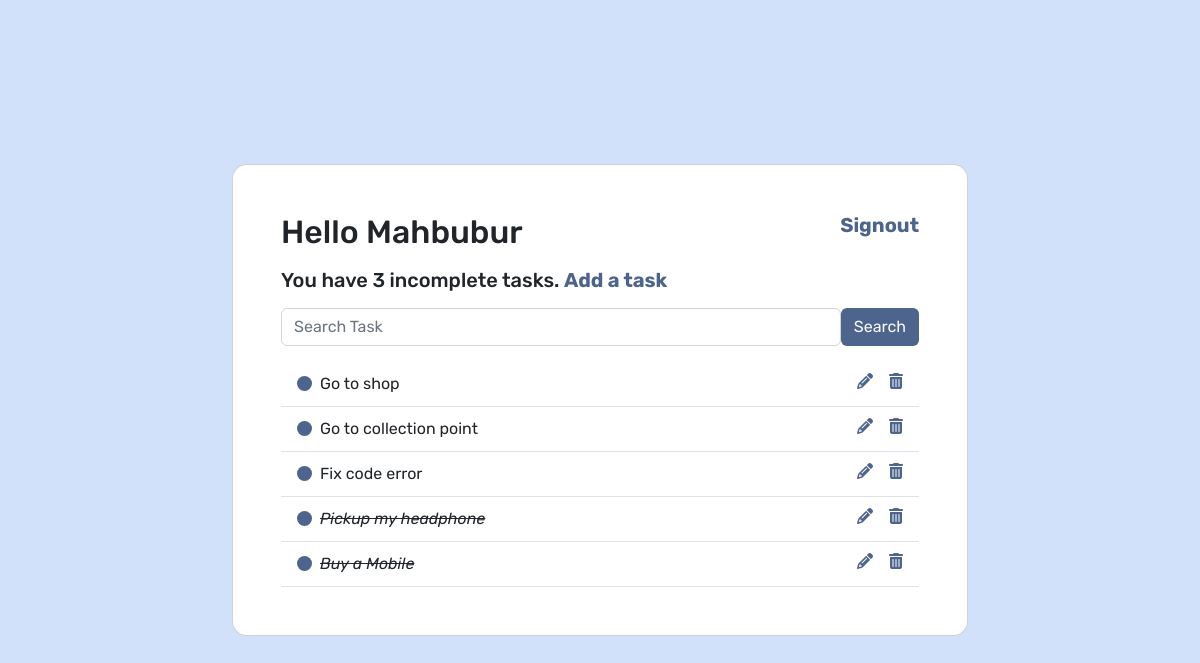
Screenshot of / (signed in) with the database file from the repository.
### Main/models.py (models this page shows)
class Task(models.Model):
    user = models.ForeignKey(User, on_delete=models.CASCADE, null=True, blank=True)
    title = models.CharField(max_length=200, null=True, blank=200)
    description = models.TextField(null=True, blank=True)
    complete = models.BooleanField(default=False)
    def __str__(self):
        return self.title
    class Meta:
        ordering = ['complete']

### Main/views.py (the view)
# urls.py: path('', TaskList.as_view(), name='task_list'),
class TaskList(LoginRequiredMixin, ListView):
    model = Task
    context_object_name = 'tasks'
    def get_context_data(self, **kwargs):
        context = super().get_context_data(**kwargs)
        context['tasks'] = context['tasks'].filter(user=self.request.user)
        context['count'] = context['tasks'].filter(complete=False).count()
        search_input = self.request.GET.get('search-area') or ''
        if search_input:
            context['tasks'] = context['tasks'].filter(title__startswith=search_input)
        context['search_input'] = search_input
        return context

### Main/templates/Main/task_list.html
{% extends 'base.html' %}
{% block content %}
<section class="vh-100" style="background-color: #D0E1F9;">
  <div class="container py-5 h-100">
    <div class="row d-flex justify-content-center align-items-center h-100">
      <div class="col col-xl-8">
        <div class="card" style="border-radius: 15px;">
          <div class="card-body p-5">
            <div class="d-flex justify-content-between">
              <h2 class="mb-3">Hello {{ request.user|title }}</h2>
              {% if request.user.is_authenticated %}
              <h5><a href="{% url 'signout' %}" class="text-decoration-none fw-bold custom-font-color">Signout</a></h5>
              {% else %}
              <a href="{% url 'signin' %}">Signin</a>
              {% endif %}
            </div>
            <h5>You have {{ count }} incomplete task{{ count|pluralize:"s" }}. <span><a href="{% url 'create' %}" class="text-decoration-none fw-bold custom-font-color">Add a task</a></span></h5>
            <form action="" method="GET" class='d-flex my-3'>
              <input type="text" class="form-control" name="search-area" placeholder="Search Task" value="{{ search_input }}">
              <button type="submit" class="btn custom-btn text-light">Search</button>
            </form>
            <ul class="list-group mb-0">
              {% for task in tasks %}
              <li class="list-group-item d-flex d-flex justify-content-between align-items-center border-start-0 border-top-0 border-end-0 border-bottom rounded-0 mb-0">
                <div class="d-flex align-items-center">
                    {% if task.complete %}
                    <div class="d-flex">
                        <div class="task-icon mt-1"></div>
                        <i class="ms-2"><s>{{ task }}</s></i>
                    </div>
                    {% else %}
                    <div class="d-flex">
                        <div class="task-icon mt-1"></div>
                        <div class="ms-2">{{ task }}</div>
                    </div>
                    {% endif %}
                </div>
                <div class="d-flex flex-row justify-content-end mb-1">
                    <a href="{% url 'edit' task.id %}" class="text-info" data-mdb-toggle="tooltip" title="Edit todo"><i
                        class="fas fa-pencil-alt me-3"></i></a>
                    <a href="{% url 'delete' task.id %}" class="text-danger" data-mdb-toggle="tooltip" title="Delete todo"><i
                        class="fas fa-trash-alt"></i></a>
                </div>
              </li>
              {% endfor %}
            </ul>
          </div>
        </div>
      </div>
    </div>
  </div>
</section>
{% endblock content %}

### templates/base.html (style rules this page uses)
body { font-family: 'Rubik', sans-serif; }
.fas { color: #4D648D; }
.task-icon { height: 15px; width: 15px; background-color: #4D648D; border-radius: 50%; }
.custom-btn { background-color: #4D648D; }
.custom-font-color { color: #4D648D; }

### rows the page displays
Task: title "Go to shop"
Task: title "Go to collection point"
Task: title "Fix code error"
Task: title "Pickup my headphone"
Task: title "Buy a Mobile"

### other values shown
{{ request.user|title }} "Mahbubur"
{{ count }} "3"
